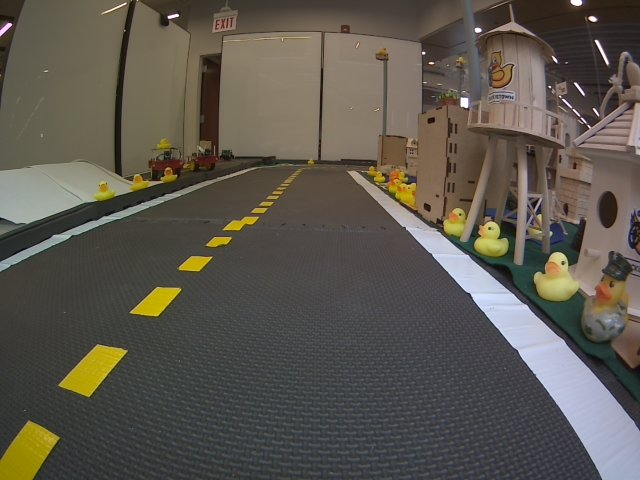
#> input picture assets/images/pic1.png, 640 x 480 px
$ jupyter execute --allow-errors 03_lane_localization.ipynb   (shell and % lines are left out)
#> lines starting #> are read from the running program, lines starting #| are printed output that depends on the picture
<p align="center">
<a href="https://duckietown.com"></a>
</p>

# Lane Localization

Now that we have detected the lines and projected them down onto the ground (road) plane, we can use them to determine where the robot is within the lane. This estimate should be combined with the knowledge that have of the robot motion (obtained through the wheel encoders) to provide a filtered estimate over time. This estimate will be used in the next step by the lane controller to determine how to turn the wheels so that the Duckiebot drives down the lane. Several types of filtering approaches are possible. For a review take a look at the [State Estimation](https://docs.duckietown.com/ente/duckietown-manual/80-instructor-manual/available-resources/slides/estimation/06-full-lecture-filtering.html) Duckietown lecture, or [EKF localization](https://github.com/duckietown/lx-ekf-localization) learning experience.

An extended Kalman filter or particle filter could be possible here, but this problem has a structure which makes a lesser-used filter called the **histogram filter** particularly appropriate. Those structural properties are:

1. If we don't concern ourself with estimating the state of the robot in the longitudinal direction (i.e., down the road), which is in fact not possible anyways since it's *unobservable*, then the two states that we need to estimate, the lateral displacement from the center of the lane, which we will call $d_t$, and the orientation relative to the lane, which we will call $\phi_t$, are both **bounded**  and relatively small: $d_t$ can't be much larger than the width of the lane, and $|\phi_t|$ can't be larger than $\pi/2$ since then we would consider the Duckiebot to be traveling in the opposite direction.
2. Each colored line segment that we detect provides us with a **unique hypothesis** for both $d_t$ and $\phi_t$. Put differently, there is only one possible lateral deviation and orientation for which we could detect a specific colored lane marking (assuming that the colored lane marking has been correctly detected). As we will see, if we take all of the lane markings that we detect in one single image and accumulate each hypothesis as votes in a histogram, this directly gives us the measurement likelihood which is exact up to the choice of the discretization.

The code for the implementation of the histogram filter resides in the [lane_filter package](../packages/dt-core/packages/lane_filter/).

**Notation Clarification Note**: When we previously introduced the Duckiebot kinematics (for example in the [kinematics and odometry learning experience](https://github.com/duckietown/lx-kinematics-odometry), we defined $(x^r_t, y^r_t, \theta^r_t)$ to be the robot pose relative to some world frame. Here, you can imagine that the ``world frame'' is centered in the middle of the lane and oriented with the lane, but moves with the robot. Seen this way, what we have defined as $d_t$ was previousl $-y_t$, what we have defined as $\phi_t$ was previously $\theta_t$, and $x_t$ is always 0. The two figures below describe the conventions.

<img
    src="../assets/images/robot-and-world-frames.jpg"
    width="400"
    style="display: block; margin-left: auto; margin-right: auto;"
/>

<img
    src="../assets/images/pose-definition.jpg"
    width="400"
    style="display: block; margin-left: auto; margin-right: auto;"
/>

## The Histogram Filter

This filter defines a histogram as a discrete grid over the lateral displacement $d$ and relative orientation $\phi$ values, where each grid cell represents a possible state of the Duckiebot. Mathematically we can define this as:

$$ bel(x_t) =  \sum_{i=1}^N w^i_t \delta(x_t - x^i) $$
where $bel(x_t)$ is our belief about the state of $x_t$, $\delta(\cdot)$ is a dirac delta function (has all of its probability mass at one point, in this case $x^i$ which is shown in the figure below), and $w^i_t$ defines the weight associated with each particular cell $x^i$.

We can visualize this as a 2D grid where the two dimensions represent the possible values of $d$ and $\phi$ respectively, as shown below:
<img
    src="../assets/images/histogram-grid.png"
    width="400"
    style="display: block; margin-left: auto; margin-right: auto;"
/>

This filter is *recursive*, meaning that it iterates between *predicting* the next state, using its known kinematic model, and *updating*, based on the ground projected lane segments.

## Initialization step

The first task is to decide what belief we should assign at time $t=0$. If we place the robot in the center of the lane pointing straight down the lane, then we have fairly good estimate of its state. A reasonable initalization would be to assume it is in the middle of the lane ($d_0=0, \phi_0=0$) with some uncertainty, as shown below:

<img
    src="../assets/images/histogram-initialization.png"
    width="400"
    style="display: block; margin-left: auto; margin-right: auto;"
/>

## Prediction step

Each time we command the robot to move, we can use the known kinematics of the robot and the commanded values to estimate how the robot will move. In state estimation vocabulary this is referred to as the *prediction* step.
In our case, rather than use the commanded wheel velocities directly, we will use the data from the *encoders* which directly tell us how much each wheel has turned.

The state transition is modeled based on your Duckiebot's kinematic model:

$$ \left\{ \begin{aligned}
d_{t+1} &\approxeq d_{t} + \frac{R}{2} (\Delta e_r + \Delta e_l) cos(\phi_t) \\
\phi_{t+1} &\approxeq \phi_{t - 1} + \frac{R}{2L} (\Delta e_r - \Delta e_l)
\end{aligned}\right.
$$

where $\Delta e_r$ and $\Delta e_l$ are the changes in the right and left encoder values respectively since the last time we called this prediction function, $R$ is the radius of the wheel and $L$ is half of the distance between the wheels.

The predicted belief is calculated by applying the above movements to each of the centroids of each of the grid cells in the histogram (with some noise to account for error and stochasticity of the system).

If we define $u_t \triangleeq [d_{t+1}-d_t, \phi_{t+1}-\phi_t] we can write the equation for the *predicted belief* as:

$$\overline{bel}(x_t) =  \sum_{i=1}^N \sum_{j=1}^N w_{t-1}^j p(x^i|x^j,u_t) \delta(x_t - x^i)$$

This equation looks kind of complicated but its really just saying take the weight in each cell and move by the value $u_t$ and for each cell accumulate all of the mass that landed in your cell as the predicted belief for each cell. We visualize this below:

<img
    src="../assets/images/histogram-prediction.png"
    width="400"
    style="display: block; margin-left: auto; margin-right: auto;"
/>

## Update step

Consecutively applying the prediction step will cause the estimate to gradually drift over time. To compensate for this we can use the road markings which we have already previously detected and projected onto the ground plane.

Each detected, projected line segment provides a unique hypothesis of where the robot is within the lane, assuming that the lane is straight and built according to the appearance specification. In reality, there may be many segments which do not correspond to road markings on a straight piece of road. However, as long as the correct hypothesis has more "votes" than any other single hypothesis, then this update will guide the belief towards the correct value. Underpinning this is a core assumption that outliers (or incorrect detections) tend to be most random, only the correct detections will produce a conherent hypothesis.

For each segment:

* We can produce the unique hypothesis (vote) that explains where the robot must be by using the road appearance specification. This uses the known width of the lane as well as the known colours of the road markings.
* These votes are added to the corresponding bins in the histogram to produce a single *measurement likelihood* for each set of line segments detected from a single image.

A depiction of this process of generating the measurement likelihood is shown below.
<img
    src="../assets/images/histogram-measurement-likelihood.png"
    width="400"
    style="display: block; margin-left: auto; margin-right: auto;"
/>

Once we have the measurement likelihood, we can use the *update* step of the histogram filter to update our belief.

The equation is given by:
$$
bel(x_t) = \sum_{i=1}^N \frac{\overline{w}^i_t p(z_t|x^i)}{\displaystyle\sum_{j=1}^N \overline{w}^j_t p(z_t|x^j)}\delta(x_t - x^i)
$$

Again this equation looks a bit complicated, but it is actually doing something quite simple. We take the dot-product between the predicted belief and the measurement likelihood and then we normalize the result. This process is shown below.

<img
    src="../assets/images/histogram-update.png"
    width="400"
    style="display: block; margin-left: auto; margin-right: auto;"
/>

Ultimately we need our filter to report a single, most likely state estimate that will be used by our controller in the next step. A few choices are possible for this, but we choose to report the estimate that has the highest value in the resulting posterior belief. This value is referred to as the *maximum a posteriori* estimate. We choose this value to have maximum robustness to outliers that could have caused some weight in the histogram to be at wrong locations.

The objective in this exercise is to build the functions that you will need to create your histogram filter.

<!--
JT: excercise -> learning activity
histogram filter -> Histogram filter
-->

The histogram filter represents the state as a fixed set of hypotheses that correspond to the centroids of evenly spaced cells.

<!--
JT: fixed set of hypotheses -> spatially discretized and quantized (?) probability function
-->

Each one of these hypothesis has an associated weight, and the weights should sum to one.

<!--
JT: should -> must
-->

As a result, the histogram corresponds to a valid belief distribution over the state space. In math we can write this as a weighted sum of Dirac delta functions:

<!--
JT: valid? This is a definition, not a result.
-->

$bel(x_t) =  \sum_{i=1}^N w^i_t \delta(x_t - x^i)$

The API for this (and really any) filter will comprise three functions: `prior()`, `predict()` and `update()`.

<!--
JT:
- it would be nice to flesh out all the theory before jumping into the implementation.
- function names are a little confusing. In theory:
    - the "prior" estimate is such because it is created before receving measurements, by using the process model to "predict" what the next state will be
    - the "posterior estimate" is produced through the "update" step
    Maybe a better selection of names would be:
    - predict() -> creates the prior
    - measure() -> created the measurement likelihood
    - update() -> multiplies the above and produces the posterior
-->

The `prior()` function sets up the initial belief weights, $w_0$ over the histogram.

<!--
JT: not really. prior() will likely - still need to check the code - update the prior belief. If it's just doing the $w_0$ is it called only once? Then how about initialize() instead of prior()?
-->

The `predict()` function propagates forward the belief weights based on the motion model and the control, $u_t$.

<!--
JT: there is still a key element missing. How to go from whatever model presented above to what this theory calls process model. There are (a) noises/uncertainties missing; (b) discretization steps missing

We need to really tie this up to the models previously presented:
- forward kinematics is the actual real model we should be considering
- dead reckoning (sp?) is somewhat of the transition model above, properly derived, where we can use the encoder data as well
- "transition model" above.
-->

This amounts to propagating the centroids of each of the cells forward and then adding all of the weight up that lands in each bin.

$\overline{bel}(x_t) =  \sum_{i=1}^N \sum_{j=1}^N w_{t-1}^j p(x^i|x^j,u_t) \delta(x_t - x^i)$

<!--
JT: this equation might be correct but it doesn't really make a lot of sense. It's just theory, and one that does not take into account the actual modeling done so far.
-->

In our case we will be using the odometry as a proxy for the control input so that we may use a simple kinematic model of the robot.

<!--
JT: I guess so - but I'm not sure this is the right thing to do. Conceptually, encoders = measurements => should come in later in the game. Note that the encoder measurements carry a lot of uncertainty and errors too (wheel slipping, angular discretization, etc.)
-->

Finally, the `update()` function takes a measurement and uses it to update the weights of the histogram bins based on the incoming measurement, $z_t$.

<!--
JT: Ugh. To make it clear, should be: "Update() multiplies the measurement likelihood with the prior distribution, and takes the state corresponding to the maximum modulus (max element)
-->

This is achieved by multiplying the weight in each bin by the likelihood that the measurement was generated by the state corresponding to the centroid of that bin:

$bel(x_t) = \sum_{i=1}^N \frac{\overline{w}^i_t p(z_t|x^i)}{\displaystyle\sum_{j=1}^N \overline{w}^j_t p(z_t|x^j)}\delta(x_t - x^i)$

<!--
JT: very convoluted explanation.
-->

In this notebook we will proceed by loading one image and using the line detection and ground projection algorithms (we can consider them as a black box here) to detect all of the white and yellow line segments. Each line segment will contribute a vote in the measurement likelihood.

<!--
JT: I though this notebook was about the Histogram filter? the detected segment -> estimate/vote is a small part of it.
-->

We will define the state here to be the comprised of the distance from the center of the lane $d$ and the angle relative to the lane $\phi$.

<!--
JT: Let the state be (d,\phi)
-->

[cell 1]
# start by importing some things we will need
import cv2
import matplotlib
import matplotlib.pyplot as plt
import numpy as np
from dataclasses import dataclass
from scipy.ndimage.filters import gaussian_filter
from scipy.stats import entropy, multivariate_normal
from math import floor, sqrt

@dataclass
class LaneFilterParams:
    # grid:
    d: np.ndarray
    phi: np.ndarray
    delta_d: float #m
    delta_phi: float #rad
    d_min: float #m
    d_max: float #m
    phi_min: float #rad
    phi_max: float #rad
    # road:
    linewidth_white: float #m
    linewidth_yellow: float #m
    lanewidth: float #m
    # robot:
    wheel_radius: float #m
    wheel_baseline: float #m
    encoder_resolution: int #rad
    # filter:
    sigma_d_mask: float # process covariance in d direction
    sigma_phi_mask: float # process covariance in phi direction
    mean_d_0: float # intial d value
    mean_phi_0: float # initial phi value
    sigma_d_0: float # initial d covariance
    sigma_phi_0: float # intial phi covariance

[cell 2]
# Now let's load the image that we will use. Feel free to change it,
# but the calibrations in the setup/calibrations folder should correspond to the robot
# that took the image
from matplotlib.pyplot import imshow
img = cv2.imread("../assets/images/pic1.png")
#> img is the input picture: shape (480, 640, 3); mean B, G, R 78.1, 87, 92.2
imshow(cv2.cvtColor(img,cv2.COLOR_BGR2RGB))

[cell 3]
import yaml
#> (the rest of this cell did not finish here and is left out)

## Initialization

[cell 4]
# [9 lines left out: function histogram_prior, not called in this run]

## The histogram prediction

[cell 5]
# [38 lines left out: function histogram_predict, not called in this run]

## Building the measurement likelihood

Now we are going to work on building the measurement likelihood. We will have as an input a list of segments. Each segment has endpoints, a normal vector (orthogonal to the direction of the segment and originating from the middle), and an associated color.

For each segment, we use geometric considerations to find what lateral position ($d$) and orientation ($\phi$) the robot would have had to have been at to detect the specific segment assuming that it did in fact come from a road marking.

There is a bit of annoying detail here since the Duckiebot can detect lines on either side of the actual lane markings. We use the normals to determine which side of the lane marking the line was on.

The following shows the `lanewidth` and the `linewidth_yellow` and `linewidth_white` parameters.

The following image shows a representations of how the detected line segments sit on an actual lane.

<p style="text-align: center">

</p>

[cell 6]
# We will start by doing a little bit of processing on the segments to remove anything that is behind the robot (why would it be behind?)
# or a color not equal to yellow or white

# [13 lines left out: function prepare_segments, not called in this run]

Now for each segment we will generate a vote according to:

<!--
JT: I think the notation in the algorithm screenshot is confusing. In particular, in the robot frame - according to the theory presented in the MOOC - "x" is straight and "y" is lateral. Here instead "d" is a "x", while it should be a "y".
-->

<p style="text-align: center">

</p>

[cell 7]
# [34 lines left out: function generate_vote, not called in this run]

Now we generate the entire measurement likelihood by generating a vote for each line segment in the list that we received. The measurement likelihood will itself be a histogram:

<p style="text-align: center">

</p>

[cell 8]
# [17 lines left out: function generate_measurement_likelihood, not called in this run]

Now we have everything we need for the update function.

[cell 9]
# [11 lines left out: function histogram_update, not called in this run]

Now we have defined the `prior()`, `predict()` and `update()` functions. We will test one cycle of the filter here to see if things look reasonable.

#> (a cell that did not finish here is left out)

[cell 11]
left = 10  # left ticks
right = 20  # right ticks
#> (the rest of this cell did not finish here and is left out)

[cell 12]
from typing import Tuple, Dict, Union, List
from dt_computer_vision.camera import CameraModel, NormalizedImagePoint, Pixel
from dt_computer_vision.ground_projection import GroundProjector
from dt_computer_vision.ground_projection.rendering import draw_grid_image, debug_image
from dt_computer_vision.ground_projection.types import GroundPoint
from dt_computer_vision.line_detection import LineDetector, ColorRange, Detections
from dt_computer_vision.line_detection.rendering import draw_segments
from dt_state_estimation.lane_filter.types import Segment, SegmentColor, SegmentPoint


# This code will take the image that we loaded, detect the line segments, and project them onto the ground plane.
# We don't need to worry too much about details here.
Color = Tuple[int, int, int]

camera_info: Dict[str, Union[np.ndarray, int]] = \
    {
        "width": 640,
        "height": 480,
        "K": np.reshape(
            [
                295.79606866959824,
                0.0,
                321.2621599038631,
                0.0,
                299.5389048862878,
                241.73616515312332,
                0.0,
                0.0,
                1.0,
            ],
            (3, 3)
        ),
        "D": [
            -0.23543978771661125,
            0.03637781479419574,
            -0.0033069818601306755,
            -0.0012140708179525926,
            0.0,
        ],
        "P": np.reshape(
            [
                201.14027404785156,
                0.0,
                319.5586620845679,
                0.0,
                0.0,
                239.74398803710938,
                237.60151004037834,
                0.0,
                0.0,
                0.0,
                1.0,
                0.0,
            ],
            (3, 4)
        ),
        "H": np.reshape(
            [
                8.56148231e-03,
                2.22480148e-01,
                4.24318934e-01,
                -5.67022044e-01,
                -1.13258040e-03,
                6.81113839e-04,
                5.80917161e-02,
                4.35079347e+00,
                1.0],
            (3, 3)
        ),
    }
crop_top = 200
image_crop = [0, crop_top, 640, camera_info["height"] - crop_top]
x, y, w, h = image_crop
img_cropped = img[y:y + h, x:x + w, :]
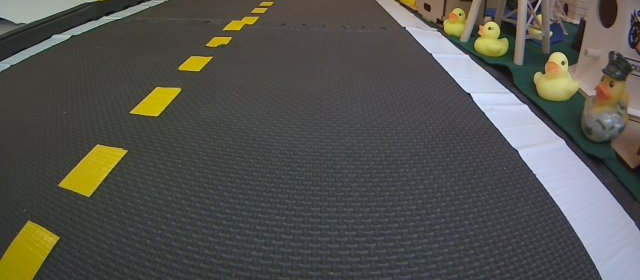
#> img_cropped: shape (280, 640, 3); mean B, G, R 77.6, 82.6, 83.4
_K = camera_info["K"]
_K[0][2] = _K[0][2] - x
_K[1][2] = _K[1][2] - y
# - update P
_P = camera_info["P"]
_P[0][2] = _P[0][2] - x
_P[1][2] = _P[1][2] - y


# colors
#> (the rest of this cell did not finish here and is left out)


$ run again, with assets/images/pic10.png copied over assets/images/pic1.png
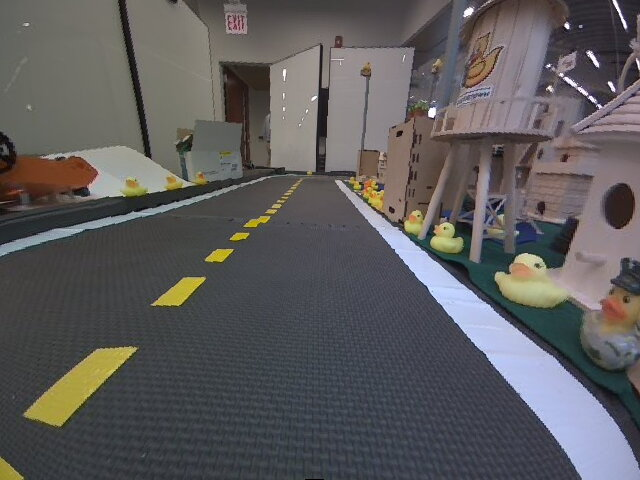
#> input picture assets/images/pic10.png, 640 x 480 px
#> img is the input picture: shape (480, 640, 3); mean B, G, R 91.9, 91.1, 93.2
#> `img_cropped = img[y:y + h, x:x + w, :]`:
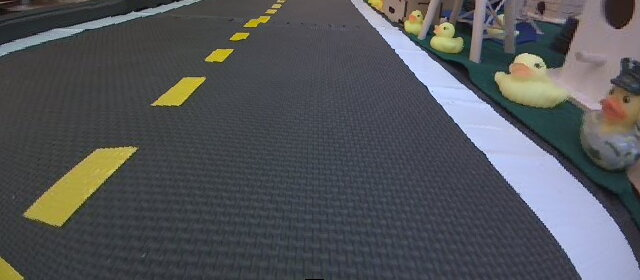
#> img_cropped: shape (280, 640, 3); mean B, G, R 88.2, 84.6, 82.7
